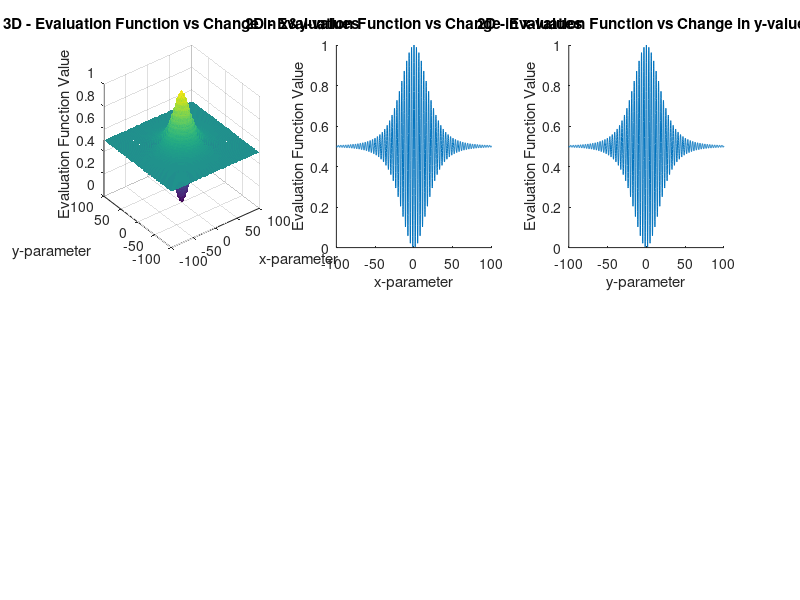

Here is the MATLAB script that generated this plot:
%3D surface of the evaluation function
x=[-100:0.1:100]';
X=x(:,ones(size(x,1),1));
y=[-100:0.1:100];
Y=y(ones(size(y,2),1),:);
f6plot1=0.5-((sin(sqrt(X.^2+Y.^2))).^2-0.5)./((1+0.001.*(X.^2+Y.^2)).^2);
%figure(1)
subplot(2,3,1)
fig3d=surf(X,Y,f6plot1,'EdgeColor','none','LineStyle','none','FaceLighting','phong');
title('3D - Evaluation Function vs Change in x&y-values');
xlabel('x-parameter');
ylabel('y-parameter');
zlabel('Evaluation Function Value');

%Assuming optimal y=0, 2D plot of evaluation function vs x-values
y1=0;
f6plot2a=0.5-((sin(sqrt(x.^2+y1.^2))).^2-0.5)./((1+0.001.*(x.^2+y1.^2)).^2);
%figure(2)
subplot(2,3,2)
hold all
fig2da=plot(x,f6plot2a);
title('2D - Evaluation Function vs Change in x-values');
xlabel('x-parameter');
ylabel('Evaluation Function Value');

%Assuming optimal x=0, 2D plot of evaluation function vs y-values
x1=0;
f6plot2b=0.5-((sin(sqrt(x1.^2+y.^2))).^2-0.5)./((1+0.001.*(x1.^2+y.^2)).^2);
%figure(3)
subplot(2,3,3)
hold all
fig2da=plot(y,f6plot2a);
title('2D - Evaluation Function vs Change in y-values');
xlabel('y-parameter');
ylabel('Evaluation Function Value');